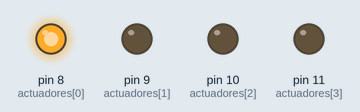
Recording of a sketch running on a simulated Arduino Uno, built with avr-gcc and run on an emulated ATmega328P. On the bench: output pins drawn as LEDs (lit = HIGH).

Above: at 0.05 s.
At 0.25 s:
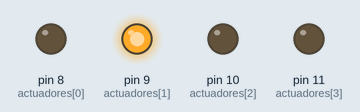
At 0.65 s:
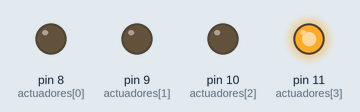
At 1.35 s:
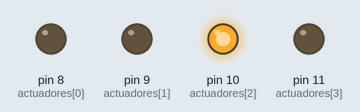
At 2.6 s:
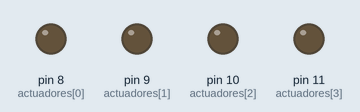
Timing chart, 0 to 3.0 s (numbered marks = the images above):
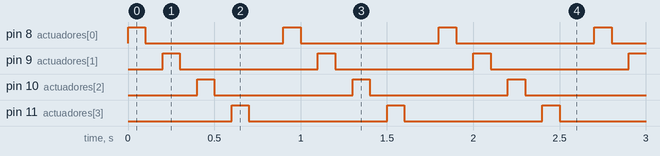

The sketch:

P9.ino
```cpp
// P9
int actuadores[4] = { 8, 9, 10, 11 };

void setup() {
	Serial.begin(9600);
	for (int i = 0; i < 4; i++) {
		pinMode(actuadores[i], OUTPUT);
	}
}

void loop() {
	for (int i = 0; i < 4; i++) {
		digitalWrite(actuadores[i], 1);
		delay(100);
		digitalWrite(actuadores[i], 0);
		delay(100);
	}
	delay(100);
}
```

Measured:
- by itself, pin 8 (actuadores[0]), pin 9 (actuadores[1]), pin 10 (actuadores[2]), pin 11 (actuadores[3]): alternates HIGH for 0.10 s and LOW for 0.80 s
